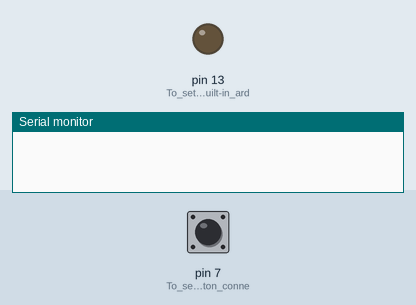
A sketch run on a simulated Arduino Uno, built with avr-gcc and run on an emulated ATmega328P. Parts: output pins drawn as LEDs (lit = HIGH), the last lines printed to the serial monitor. Dashed ring = blinking. Inputs (shaded band) come from the test bench; at power-on: pin 7 (To_setup_the_button_conne) LOW.

Above: at 1.2 s.
1.3 s: pin 7 (To_setup_the_button_conne) pulled HIGH for 3.2 s
At 2.1 s:
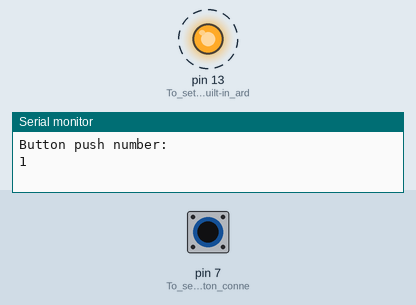
7.5 s: pin 7 (To_setup_the_button_conne) pulled HIGH for 0.15 s
At 8.3 s:
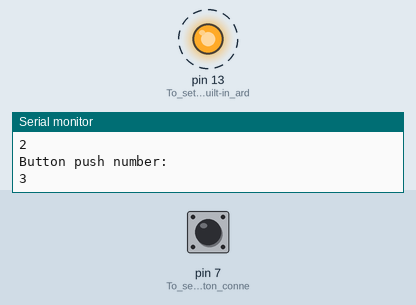
Timing chart, 0 to 14.0 s (numbered marks = the images above; inputs shaded):
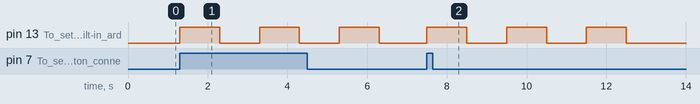

The sketch:

arduino_assignment.ino
```cpp
//The idea of this sketch is to turn on the built-in arduino LED number of times equals to the number of button pushes.


int state=1; //To know the number of the state we're in


void setup() {
  Serial.begin(9600); //To begin serial communication on baud 9600
  pinMode (LED_BUILTIN, OUTPUT); //To setup the built-in arduino LED to be the output
  pinMode (7, INPUT); //To setup the button connected with pin number 7 to be the input


}

void loop() {

  int counter=0; //Counter for the while loop that is going to be used

  if (digitalRead (7)) //if statment to check when the button is pushed (true)
  {
    Serial.println("Button push number:"); //Writes on the serial monitor
    Serial.println(state);  //Writes on the serial monitor the number of pushes

  while(counter<state)
  {
  digitalWrite(LED_BUILTIN, HIGH); //To turn the arduino LED on
  delay(1000);  //delay with one second
  digitalWrite (LED_BUILTIN, LOW); //To turn the arduino LED off
  delay(1000); //delay with one second

  counter++; //Counter iteration for the while loop
  }
  state++;  //state iteration for the void loop
  }


}
```

Measured:
- after the input at 1.3 s, pin 13 (To_setup_the_built-in_ard): alternates HIGH for 1.0 s and LOW for 1.0 s, starting at once
- after the input at 7.5 s, pin 13 (To_setup_the_built-in_ard): alternates HIGH for 1.0 s and LOW for 1.0 s, 6 changes in all, then stays LOW, starting at once
